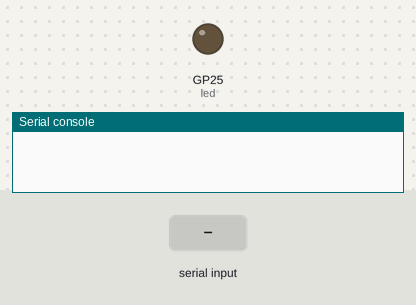
A program run on a simulated Raspberry Pi Pico running MicroPython. Parts: output pins drawn as LEDs (lit = HIGH), the last lines printed to the serial console. Dashed ring = blinking. Inputs (shaded band) come from the test bench. Random numbers come from a fixed seed.

Above: at 1.2 s.
1.3 s: "1" typed at the serial console, then Enter
At 1.4 s:
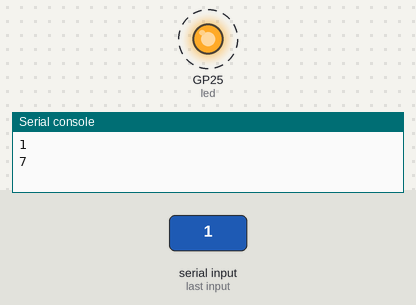
Timing chart, 0 to 5.4 s (numbered marks = the images above; inputs shaded):
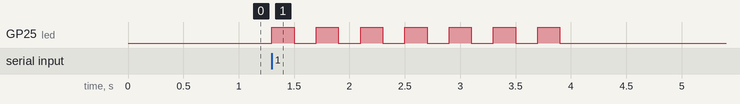

Measured:
- after the input at 1.3 s, GP25 (led): alternates HIGH for 0.20 s and LOW for 0.20 s, 14 changes in all, then stays LOW, starting at once

The program:

04_05_molti_dadi.py
```python
from machine import Pin
from utime import sleep
from random import randint

led = Pin('LED', Pin.OUT)

def lancio_dadi(num_dadi=1):
    totale = 0
    for x in range(1, num_dadi+1):
        totale += randint(1, 6)
    return totale

def blink(times, delay):
    for x in range(1, times+1):
        led.on()
        sleep(delay)
        led.off()
        sleep(delay)

while True:
    input()
    risultato = lancio_dadi(num_dadi=2)
    print(risultato)
    blink(risultato, 0.2)
```
